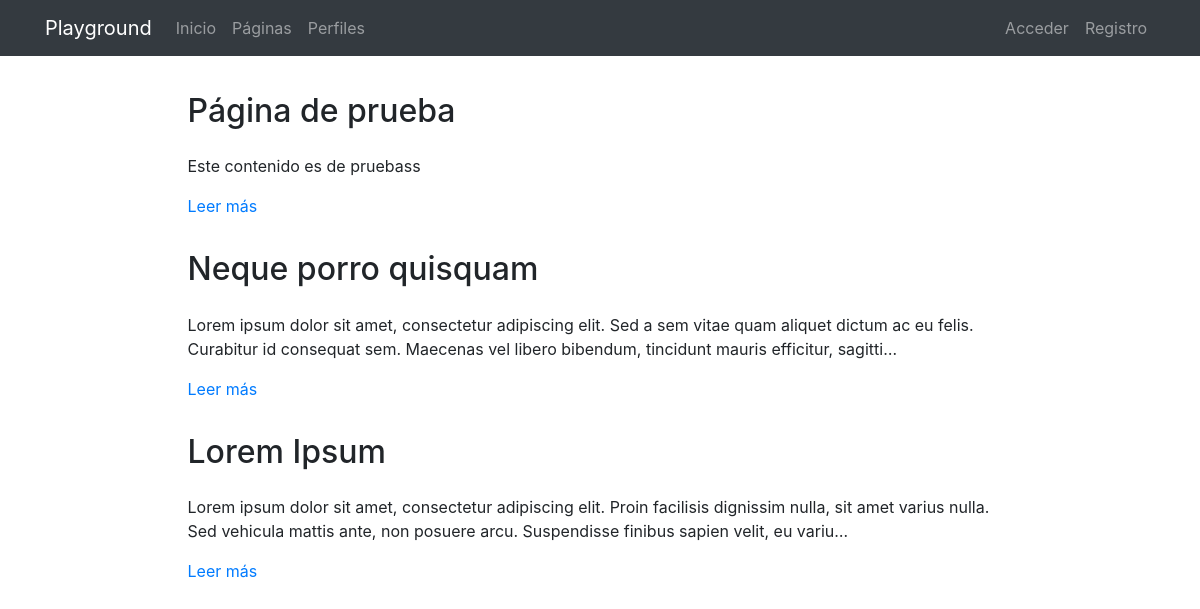
The page /pages on the database its author committed.
### pages/models.py (models this page shows, shortened)
class Page(models.Model):
    title = models.CharField(verbose_name="Título", max_length=200)
    content = RichTextField(verbose_name="Contenido")
    order = models.SmallIntegerField(verbose_name="Orden", default=0)
    created = models.DateTimeField(auto_now_add=True, verbose_name="Fecha de creación")
    updated = models.DateTimeField(auto_now=True, verbose_name="Fecha de edición")
    class Meta:
        verbose_name = "página"
        verbose_name_plural = "páginas"
        ordering = ['order', 'title']

### pages/views.py (the view)
# urls.py: path('', PageListView.as_view(), name='pages'),
class PageListView(ListView):
    model = Page

### pages/templates/pages/page_list.html (shortened to what this page needs)
{% extends 'core/base.html' %}
{% load static %}
{% block content %}
{% include 'pages/includes/pages_menu.html' %}
<main role="main">
  <div class="container mb-4">
    {% for page in page_list|dictsort:"id" reversed %}
      <div class="row mt-3">
        <div class="col-md-9 mx-auto">
          <h2 class="mb-4">{{page.title}}</h2>
          <div>
            <p>{{page.content|striptags|safe|truncatechars:"200"}}</p>
            <p><a href="{% url 'pages:page' page.id page.title|slugify %}">Leer más</a>
            </p>
          </div>
        </div>
      </div>
    {% endfor %}
  </div>
</main>
{% endblock %}

### core/static/core/css/main.css (style rules this page uses)
main { padding-top: 20px; }
:root { --jumbotron-padding-y: 3rem; }

### rows shown on the page
Page: title "Página de prueba", content "Este contenido es de pruebass"
Page: title "Neque porro quisquam", content "Lorem ipsum dolor sit amet, consectetur adipiscing elit. Sed a sem vitae quam aliquet dictum ac eu felis. Curabitur id consequat sem. Maecenas vel libero bibendum, tincidunt mauris efficitur, sagitti…"
Page: title "Lorem Ipsum", content "Lorem ipsum dolor sit amet, consectetur adipiscing elit. Proin facilisis dignissim nulla, sit amet varius nulla. Sed vehicula mattis ante, non posuere arcu. Suspendisse finibus sapien velit, eu variu…"
